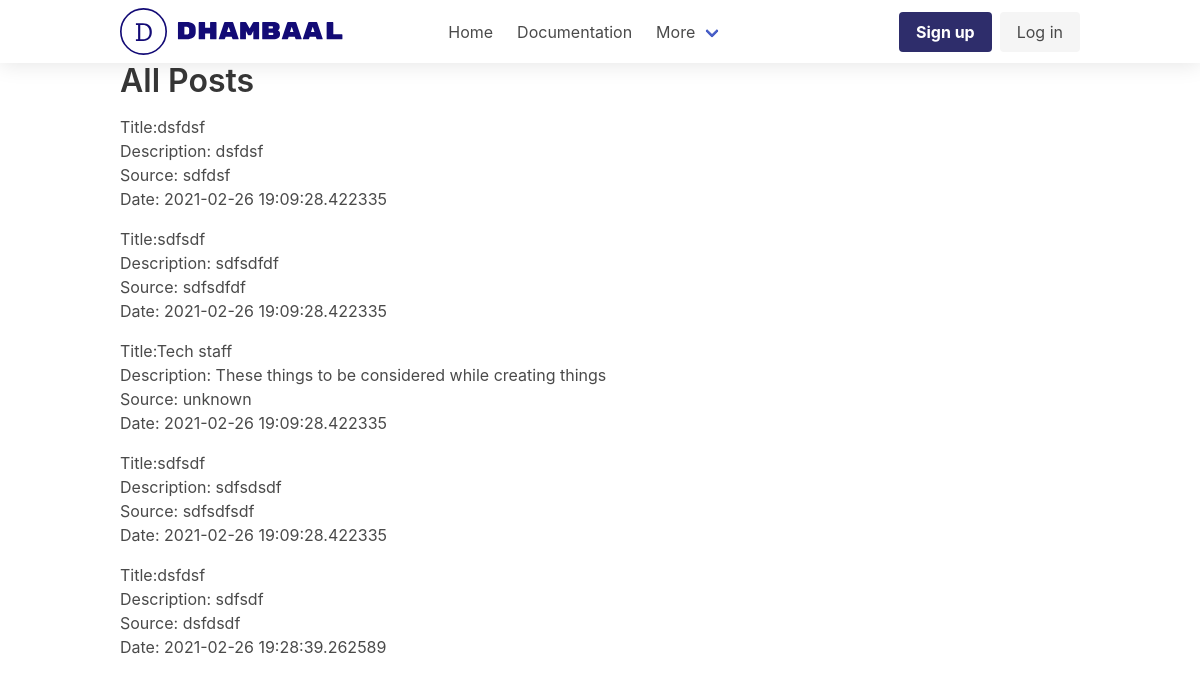
Before: / with the older database file.
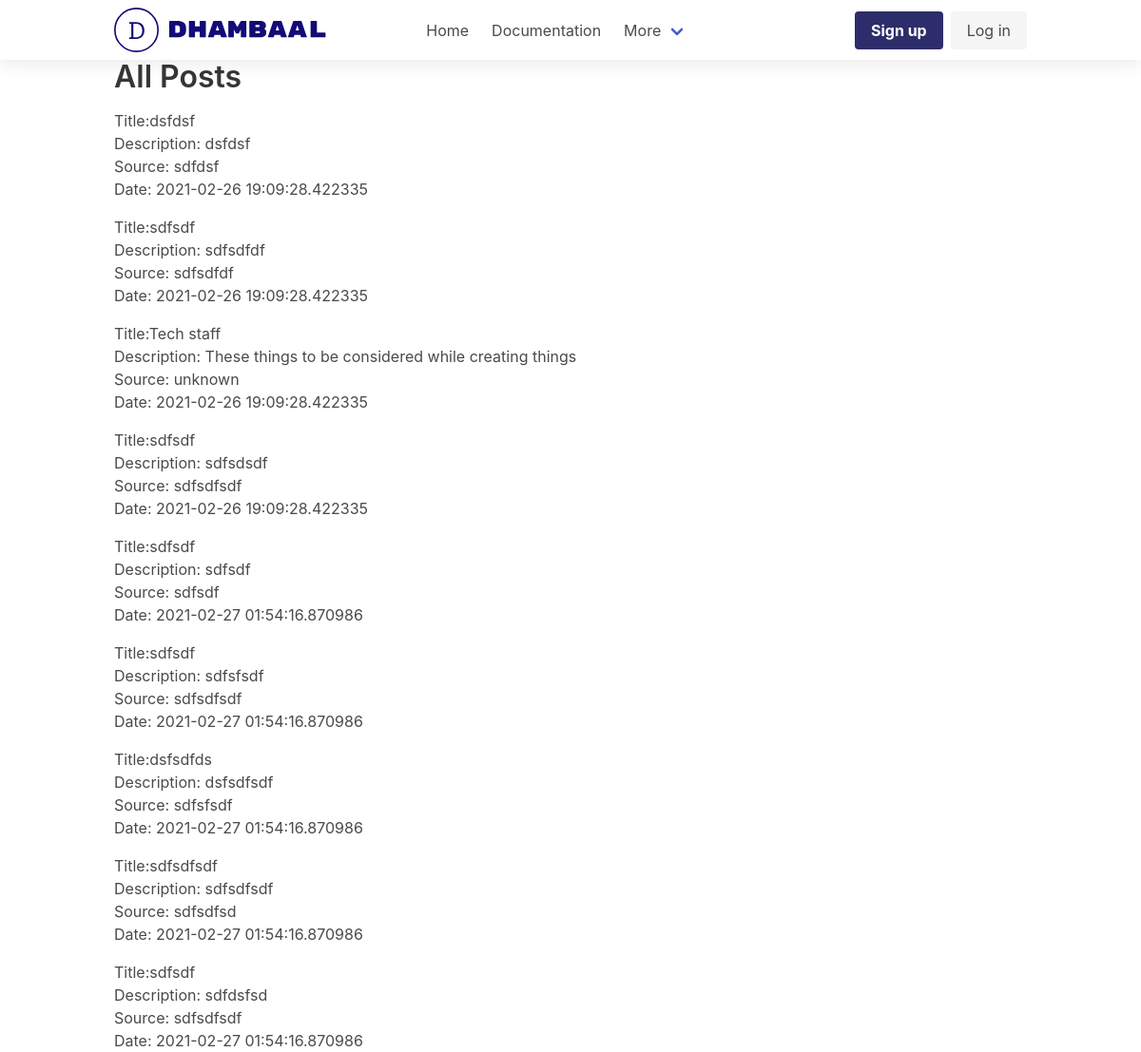
After: the same page with the newer database file.
### app/dashboard/models/post.py (models this page shows, shortened)
@dataclass
class Post(db.Model):
    __tablename__ = "post"
    id: int = db.Column(db.Integer, primary_key=True)
    title: str = db.Column(db.String(80), nullable=False)
    description: str = db.Column(db.Text)
    source: str = db.Column(db.String(129), nullable=True)
    category: str = db.Column(db.String(129), nullable=True)
    publish: str = db.Column(db.String(50), default="yes")
    created_at: datetime = db.Column(
        db.DateTime, nullable=False, default=datetime.now())
    modified_at: datetime = db.Column(
        db.DateTime, nullable=False, default=datetime.now(), onupdate=datetime.now())

### app/site/routes.py (the view)
@site.route("/")
def index() -> str:
    posts = Post.query.all()
    categories = Category.query.all()
    return render_template("site.html", posts=posts, categories=categories)

### app/site/templates/site.html
{% extends 'base.html'%} {%block content%}
<div class="container">
  <h1>All Posts</h1>
  {% for post in posts %} {%if post and post.publish == 'yes'%}
  <p>
    Title:{{ post.title }}<br />
    Description: {{ post.description }}<br />
    Source: {{ post.source }}<br />
    Date: {{post.created_at}}<br />
  </p>
  {%endif%} {%endfor%}
</div>
{%endblock%}

Changed rows visible on the page:
no longer on this page (row edited): Post: title "dsfdsf", description "sdfsdf", source "dsfdsdf", created_at "2021-02-26 19:28:39.262589"
added Post: title "sdfsdf", description "sdfsdf", source "sdfsdf", created_at "2021-02-27 01:54:16.870986"
added Post: title "sdfsdf", description "sdfsfsdf", source "sdfsdfsdf", created_at "2021-02-27 01:54:16.870986"
added Post: title "dsfsdfds", description "dsfsdfsdf", source "sdfsfsdf", created_at "2021-02-27 01:54:16.870986"
added Post: title "sdfsdfsdf", description "sdfsdfsdf", source "sdfsdfsd", created_at "2021-02-27 01:54:16.870986"
added Post: title "sdfsdf", description "sdfdsfsd", source "sdfsdfsdf", created_at "2021-02-27 01:54:16.870986"
